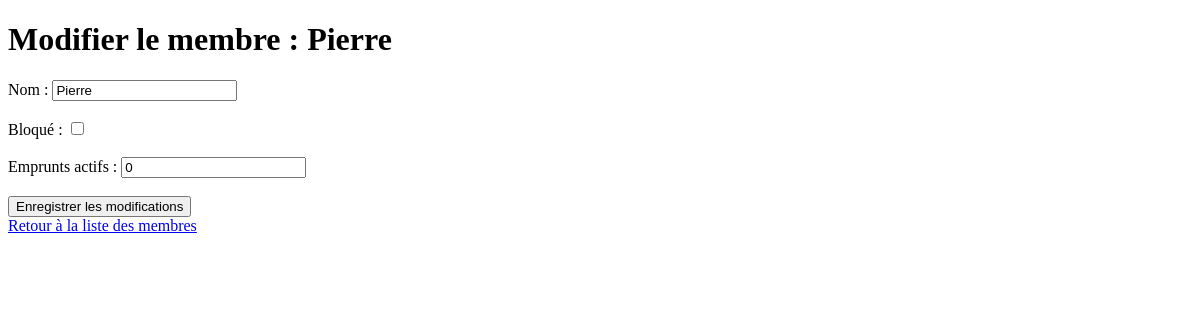
Page /membres/modifier/1/ (signed in) on the earlier database version.
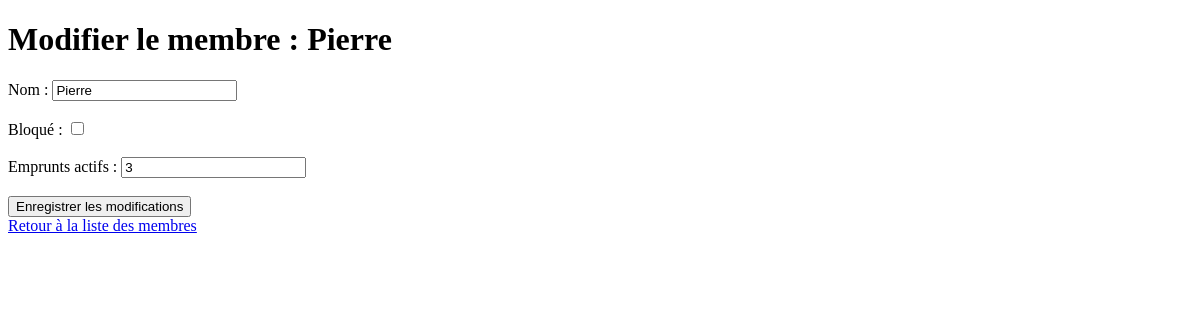
Same page on the later database version.
### bibliotheque/models.py (models this page shows, shortened)
class Membre(models.Model):
    name = models.CharField(max_length=255)
    bloque = models.BooleanField(default=False)
    emprunts_actifs = models.PositiveIntegerField(default=0)

### bibliotheque/views.py (the view)
# urls.py: path('membres/modifier/<int:membre_id>/', views.modifier_membre, name='modifier_membre'),
@login_required
def modifier_membre(request, membre_id):
    membre = get_object_or_404(Membre, id=membre_id)
    form = ModifierMembreForm(request.POST or None, instance=membre)
    if form.is_valid():
        form.save()
        return redirect('liste_membres')
    return render(request, 'bibliotheque/modifier_membre.html', {'form': form, 'membre': membre})

### bibliotheque/forms.py
class ModifierMembreForm(forms.ModelForm):
    class Meta:
        model = Membre
        fields = ['name', 'bloque', 'emprunts_actifs']

### bibliotheque/templates/bibliotheque/modifier_membre.html (shortened to what this page needs)
<!DOCTYPE html>
<html lang="fr">
<head>
</head>
<body>
    <h1>Modifier le membre : {{ membre.name }}</h1>
    <form method="post">
        <label for="id_name">Nom :</label>
        {{ form.name }}
        <br><br>
        <label for="id_bloque">Bloqué :</label>
        {{ form.bloque }}
        <br><br>
        <label for="id_emprunts_actifs">Emprunts actifs :</label>
        {{ form.emprunts_actifs }}
        <br><br>
        <button type="submit">Enregistrer les modifications</button>
    </form>
    <a href="{% url 'liste_membres' %}">Retour à la liste des membres</a>
</body>
</html>

Differences in the rows shown:
changed Membre "Pierre": emprunts_actifs "0" → "3"
